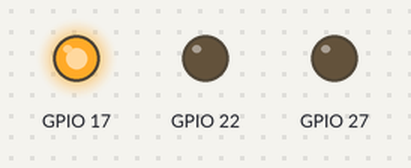
A program run on a simulated Raspberry Pi (BCM pin numbers). On the bench: output pins drawn as LEDs (lit = HIGH). What the program prints to the terminal is not drawn. At 24.0 s the program stops and its outputs stay as they are.

Above: at 0.1 s.
At 9.1 s:
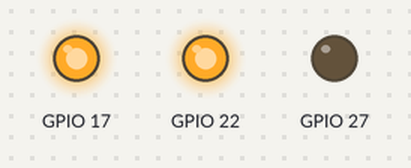
At 11.1 s:
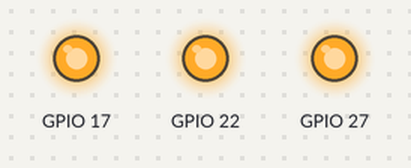
At 17.1 s:
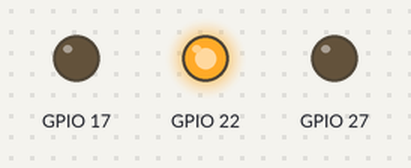
At 24.1 s:
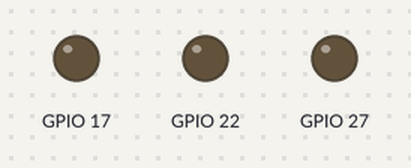
Timing chart, 0 to 25.5 s (numbered marks = the images above):
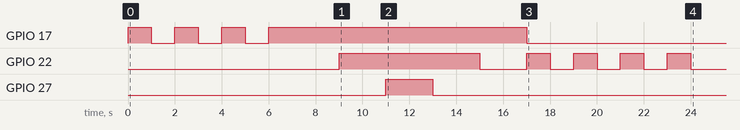

The program:

main.py
```python
import time
import led
import blink

IO_GREEN = 17
IO_RED = 22
IO_YELLOW = 27

green = led.Led(IO_GREEN, "Green")
red = led.Led(IO_RED, "Red")
yellow = led.Led(IO_YELLOW, "Yellow")

redBlink = blink.Blink(red)
greenBlink = blink.Blink(green)

print(green)
print(red)
print(yellow)

greenBlink.blink(3, 1)
green.on()
time.sleep(2)
red.on()
time.sleep(2)
yellow.on()
time.sleep(2)
yellow.off()
time.sleep(2)
red.off()
time.sleep(2)
green.off()
redBlink.blink(3, 1)
```

led.py
```python
import RPi.GPIO as GPIO

GPIO.setmode(GPIO.BCM)
GPIO.setwarnings(False)

class Led:
    def __init__(self, port, name):
        self.port = port
        self.name = name
        GPIO.setup(self.port,GPIO.OUT)

    def on(self):
        GPIO.output(self.port,GPIO.HIGH)

    def off(self):
        GPIO.output(self.port,GPIO.LOW)

    def __str__(self) -> str:
        return "Colour: " + self.name
```

blink.py
```python
import time

class Blink:
    def __init__(self, led) -> None:
        self.led = led

    def blink(self, times, interval):
        i = 0
        self.led.on()
        time.sleep(interval)
        while i < times:
            self.led.off()
            time.sleep(interval)
            self.led.on()
            time.sleep(interval)
            i += 1
        self.led.off()

    def __str__(self) -> str:
        return "Blink: " + self.led + " " + self.times + " " + self.interval 
```

Measured:
- by itself, GPIO 17: goes 3 × (HIGH 1.0 s, LOW 1.0 s), HIGH 11.0 s, then LOW
- by itself, GPIO 22: goes HIGH 6.0 s, LOW 2.0 s, 3 × (HIGH 1.0 s, LOW 1.0 s), HIGH 1.0 s, then LOW
- by itself, GPIO 27: LOW → HIGH at 11.0 s, → LOW 2.0 s later
